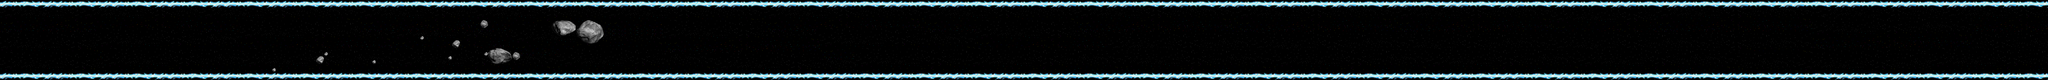

A 2D game scene composited from a Tiled map and its tileset images. What follows is a short description and the map's XML, with each tile layer's data collapsed to a summary:
An orthogonal 512x20 tile map with 16x16 px tiles, 3 tile layers (background, walls, hazards).

<map version="1.0" orientation="orthogonal" width="512" height="20" tilewidth="16" tileheight="16">
 <tileset firstgid="1" name="reversePolarity Full" tilewidth="16" tileheight="16">
  <image source="reversePolarity Full.png" width="960" height="320" />
 </tileset>
 <layer name="background" width="512" height="20">
  <data>[10240 cells, 10240 non-empty, 320 distinct tile ids]</data>
 </layer>
 <layer name="walls" width="512" height="20">
  <data>[10240 cells, 2048 non-empty, 28 distinct tile ids]</data>
 </layer>
 <layer name="hazards" width="512" height="20">
  <data>[10240 cells, 116 non-empty, 102 distinct tile ids]</data>
 </layer>
</map>
